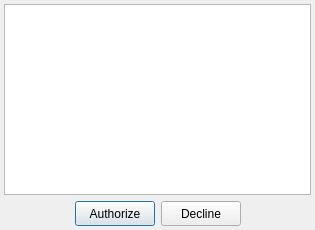
<?xml version="1.0" encoding="UTF-8"?>
<ui version="4.0">
 <class>acceptAuthDialogClass</class>
 <widget class="QDialog" name="acceptAuthDialogClass">
  <property name="geometry">
   <rect>
    <x>0</x>
    <y>0</y>
    <width>315</width>
    <height>230</height>
   </rect>
  </property>
  <property name="windowTitle">
   <string>acceptAuthDialog</string>
  </property>
  <property name="windowIcon">
   <iconset>
    <normaloff>:/icons/icq/auth.png</normaloff>:/icons/icq/auth.png</iconset>
  </property>
  <layout class="QGridLayout">
   <property name="margin">
    <number>4</number>
   </property>
   <item row="0" column="0" colspan="4">
    <widget class="QTextBrowser" name="textBrowser"/>
   </item>
   <item row="1" column="0">
    <spacer>
     <property name="orientation">
      <enum>Qt::Horizontal</enum>
     </property>
     <property name="sizeHint" stdset="0">
      <size>
       <width>40</width>
       <height>20</height>
      </size>
     </property>
    </spacer>
   </item>
   <item row="1" column="1">
    <widget class="QPushButton" name="acceptButton">
     <property name="minimumSize">
      <size>
       <width>0</width>
       <height>25</height>
      </size>
     </property>
     <property name="maximumSize">
      <size>
       <width>16777215</width>
       <height>25</height>
      </size>
     </property>
     <property name="text">
      <string>Authorize</string>
     </property>
     <property name="icon">
      <iconset>
       <normaloff>:/icons/crystal_project/apply.png</normaloff>:/icons/crystal_project/apply.png</iconset>
     </property>
     <property name="default">
      <bool>true</bool>
     </property>
    </widget>
   </item>
   <item row="1" column="2">
    <widget class="QPushButton" name="declineButton">
     <property name="minimumSize">
      <size>
       <width>0</width>
       <height>25</height>
      </size>
     </property>
     <property name="maximumSize">
      <size>
       <width>16777215</width>
       <height>25</height>
      </size>
     </property>
     <property name="text">
      <string>Decline</string>
     </property>
     <property name="icon">
      <iconset>
       <normaloff>:/icons/crystal_project/cancel.png</normaloff>:/icons/crystal_project/cancel.png</iconset>
     </property>
    </widget>
   </item>
   <item row="1" column="3">
    <spacer>
     <property name="orientation">
      <enum>Qt::Horizontal</enum>
     </property>
     <property name="sizeHint" stdset="0">
      <size>
       <width>40</width>
       <height>20</height>
      </size>
     </property>
    </spacer>
   </item>
  </layout>
 </widget>
 <layoutdefault spacing="6" margin="11"/>
 <resources>
  <include location="../../../qutim.qrc"/>
 </resources>
 <connections/>
</ui>
